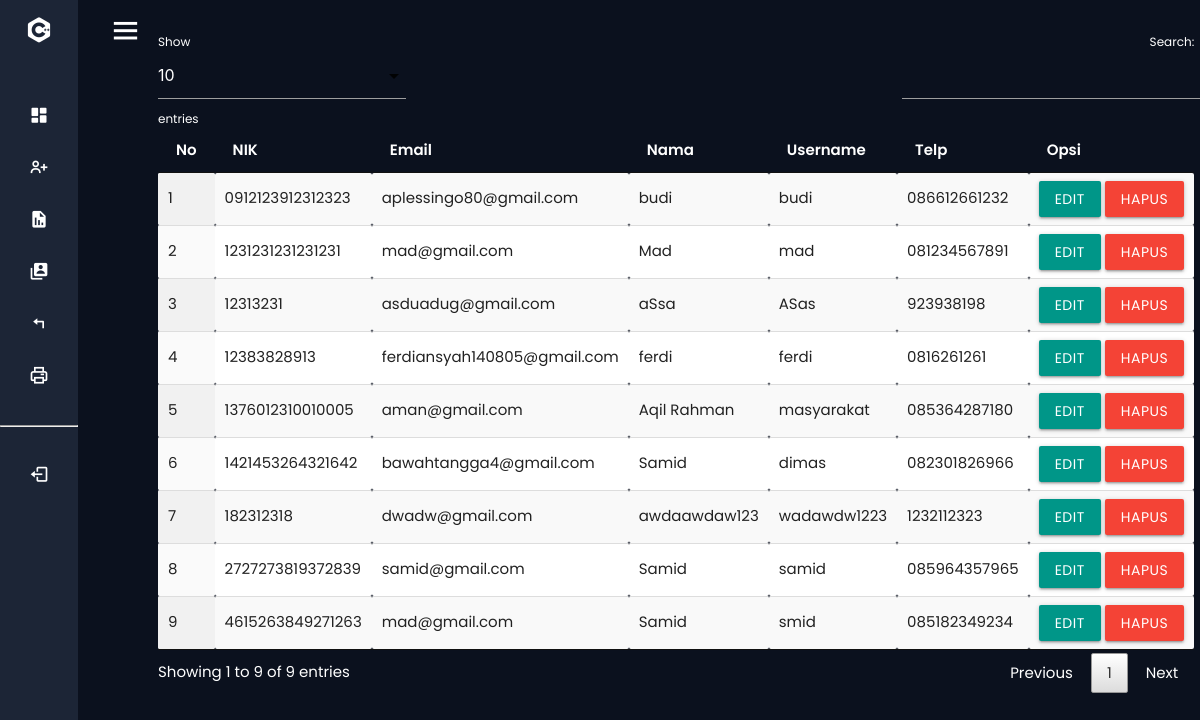
Page /admin/index.php?p=mas (signed in) on the committed database.
### tables this page shows
CREATE TABLE `masyarakat` (
  `nik` varchar(16) NOT NULL,
  `email` varchar(255) NOT NULL,
  `nama` varchar(35) NOT NULL,
  `username` varchar(25) NOT NULL,
  `password` varchar(255) NOT NULL,
  `telp` varchar(13) NOT NULL,
  `verif` int(11) NOT NULL
);

### admin/mas.php (the view, shortened to what this page needs)
<table id="example" class="display responsive-table" style="width:100%">
          <thead>
              <tr>
					<th>No</th>
					<th>NIK</th>
					<th>Email</th>
					<th>Nama</th>
					<th>Username</th>
					<th>Telp</th>
                	<th>Opsi</th>
              </tr>
          </thead>
          <tbody>
	<?php
		$no=1;
		$query = mysqli_query($koneksi,"SELECT * FROM masyarakat ORDER BY nik ASC");
		while ($r=mysqli_fetch_assoc($query)) { ?>
		<tr>
			<td><?php echo $no++; ?></td>
			<td><?php echo $r['nik']; ?></td>
			<td><?php echo $r['email']; ?></td>
			<td><?php echo $r['nama']; ?></td>
			<td><?php echo $r['username']; ?></td>
			<td><?php echo $r['telp']; ?></td>
			<td><a class="btn teal modal-trigger" href="#mas_edit?nik=<?php echo $r['nik'] ?>">Edit</a> <a onclick="return confirm('Anda Yakin Ingin Menghapus Y/N')" class="btn red" href="index.php?p=mas_hapus&nik=<?php echo $r['nik'] ?>">Hapus</a></td>
		</tr>
            <?php  }
             ?>
          </tbody>
        </table>

### css/style.css (style rules this page uses)
* { margin: 0; padding: 0; box-sizing: border-box; font-family: 'Poppins', sans-serif; }

### rows in the picture
masyarakat: nik "0912123912312323", email "aplessingo80@gmail.com", nama "budi", username "budi", telp "086612661232"
masyarakat: nik "1231231231231231", email "mad@gmail.com", nama "Mad", username "mad", telp "081234567891"
masyarakat: nik "12313231", email "asduadug@gmail.com", nama "aSsa", username "ASas", telp "923938198"
masyarakat: nik "12383828913", email "ferdiansyah140805@gmail.com", nama "ferdi", username "ferdi", telp "0816261261"
masyarakat: nik "1376012310010005", email "aman@gmail.com", nama "Aqil Rahman", username "masyarakat", telp "085364287180"
masyarakat: nik "1421453264321642", email "bawahtangga4@gmail.com", nama "Samid", username "dimas", telp "082301826966"
masyarakat: nik "182312318", email "dwadw@gmail.com", nama "awdaawdaw123", username "wadawdw1223", telp "1232112323"
masyarakat: nik "2727273819372839", email "samid@gmail.com", nama "Samid", username "samid", telp "085964357965"
masyarakat: nik "4615263849271263", email "mad@gmail.com", nama "Samid", username "smid", telp "085182349234"
